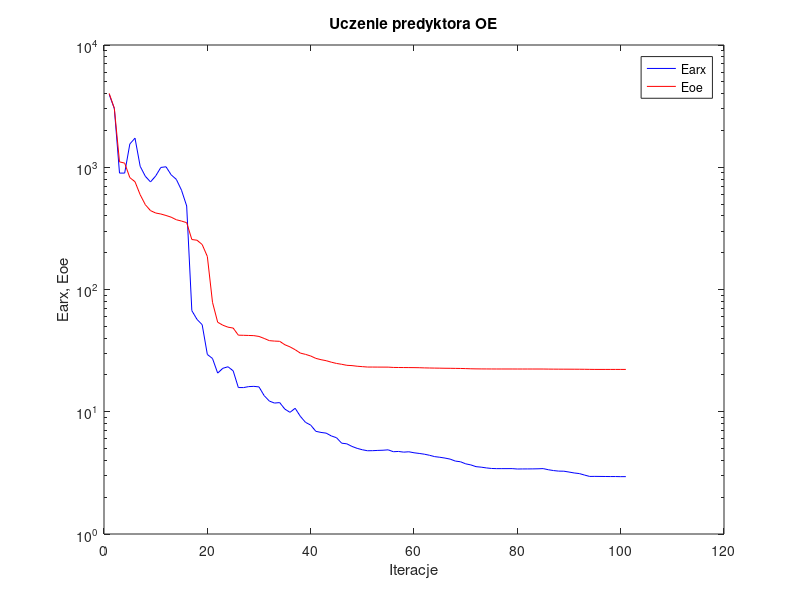
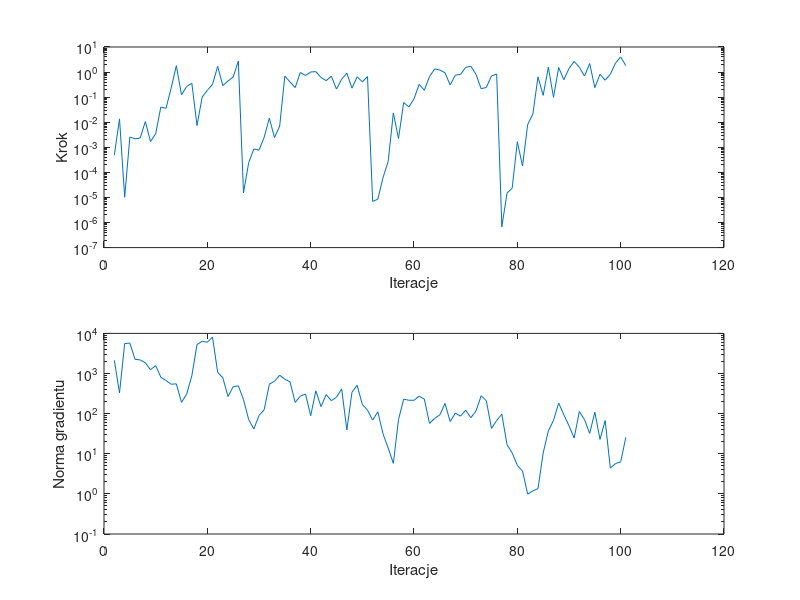

Recreate these plots in MATLAB, in order.
%uczenie predyktora oe
clear all;
n=0; farx(n+1)=3.945274e+003; foe(n+1)=4.017336e+003; wspucz(n+1)=0.000000e+000; ng(n+1)=0.000000e+000;
%odnowa zmiennej metryki
n=1; farx(n+1)=3.021358e+003; foe(n+1)=3.035369e+003; krok(n+1)=4.921872e-004; ng(n+1)=2.131068e+003;
n=2; farx(n+1)=8.959238e+002; foe(n+1)=1.106823e+003; krok(n+1)=1.360047e-002; ng(n+1)=3.280323e+002;
n=3; farx(n+1)=8.959231e+002; foe(n+1)=1.081121e+003; krok(n+1)=1.013046e-005; ng(n+1)=5.577040e+003;
n=4; farx(n+1)=1.550383e+003; foe(n+1)=8.225524e+002; krok(n+1)=2.569527e-003; ng(n+1)=5.729882e+003;
n=5; farx(n+1)=1.730188e+003; foe(n+1)=7.613775e+002; krok(n+1)=2.156451e-003; ng(n+1)=2.260987e+003;
n=6; farx(n+1)=1.018456e+003; foe(n+1)=5.961779e+002; krok(n+1)=2.339183e-003; ng(n+1)=2.185306e+003;
n=7; farx(n+1)=8.432528e+002; foe(n+1)=4.937415e+002; krok(n+1)=1.061033e-002; ng(n+1)=1.848201e+003;
n=8; farx(n+1)=7.585026e+002; foe(n+1)=4.419079e+002; krok(n+1)=1.700059e-003; ng(n+1)=1.238988e+003;
n=9; farx(n+1)=8.484485e+002; foe(n+1)=4.224404e+002; krok(n+1)=3.470726e-003; ng(n+1)=1.579222e+003;
n=10; farx(n+1)=9.961713e+002; foe(n+1)=4.145312e+002; krok(n+1)=4.030924e-002; ng(n+1)=8.065700e+002;
n=11; farx(n+1)=1.009366e+003; foe(n+1)=4.032095e+002; krok(n+1)=3.585583e-002; ng(n+1)=6.702348e+002;
n=12; farx(n+1)=8.670421e+002; foe(n+1)=3.904554e+002; krok(n+1)=2.301315e-001; ng(n+1)=5.397065e+002;
n=13; farx(n+1)=7.957350e+002; foe(n+1)=3.720157e+002; krok(n+1)=1.800219e+000; ng(n+1)=5.532548e+002;
n=14; farx(n+1)=6.491749e+002; foe(n+1)=3.629179e+002; krok(n+1)=1.232694e-001; ng(n+1)=1.907585e+002;
n=15; farx(n+1)=4.822655e+002; foe(n+1)=3.521429e+002; krok(n+1)=2.656312e-001; ng(n+1)=3.102642e+002;
n=16; farx(n+1)=6.716489e+001; foe(n+1)=2.563847e+002; krok(n+1)=3.589327e-001; ng(n+1)=8.794379e+002;
n=17; farx(n+1)=5.697094e+001; foe(n+1)=2.529838e+002; krok(n+1)=7.366454e-003; ng(n+1)=5.243221e+003;
n=18; farx(n+1)=5.153954e+001; foe(n+1)=2.333905e+002; krok(n+1)=1.008497e-001; ng(n+1)=6.383807e+003;
n=19; farx(n+1)=2.942938e+001; foe(n+1)=1.863471e+002; krok(n+1)=1.865458e-001; ng(n+1)=6.014654e+003;
n=20; farx(n+1)=2.726230e+001; foe(n+1)=7.857406e+001; krok(n+1)=3.240219e-001; ng(n+1)=8.102731e+003;
n=21; farx(n+1)=2.070946e+001; foe(n+1)=5.399953e+001; krok(n+1)=1.682643e+000; ng(n+1)=1.064038e+003;
n=22; farx(n+1)=2.266841e+001; foe(n+1)=5.104342e+001; krok(n+1)=2.883317e-001; ng(n+1)=7.849277e+002;
n=23; farx(n+1)=2.334089e+001; foe(n+1)=4.919140e+001; krok(n+1)=4.406235e-001; ng(n+1)=2.662403e+002;
n=24; farx(n+1)=2.161112e+001; foe(n+1)=4.837967e+001; krok(n+1)=6.338619e-001; ng(n+1)=4.691081e+002;
n=25; farx(n+1)=1.577728e+001; foe(n+1)=4.231079e+001; krok(n+1)=2.737327e+000; ng(n+1)=4.922984e+002;
%odnowa zmiennej metryki
n=26; farx(n+1)=1.576469e+001; foe(n+1)=4.220798e+001; krok(n+1)=1.511881e-005; ng(n+1)=2.233105e+002;
n=27; farx(n+1)=1.605676e+001; foe(n+1)=4.208485e+001; krok(n+1)=2.425061e-004; ng(n+1)=7.104615e+001;
n=28; farx(n+1)=1.613494e+001; foe(n+1)=4.193997e+001; krok(n+1)=8.567570e-004; ng(n+1)=4.146308e+001;
n=29; farx(n+1)=1.596669e+001; foe(n+1)=4.130641e+001; krok(n+1)=7.663457e-004; ng(n+1)=8.997242e+001;
n=30; farx(n+1)=1.354716e+001; foe(n+1)=3.978875e+001; krok(n+1)=2.500228e-003; ng(n+1)=1.252133e+002;
n=31; farx(n+1)=1.222841e+001; foe(n+1)=3.816649e+001; krok(n+1)=1.448480e-002; ng(n+1)=5.409638e+002;
n=32; farx(n+1)=1.177975e+001; foe(n+1)=3.784813e+001; krok(n+1)=2.439824e-003; ng(n+1)=6.428058e+002;
n=33; farx(n+1)=1.188460e+001; foe(n+1)=3.769444e+001; krok(n+1)=6.971205e-003; ng(n+1)=9.087879e+002;
n=34; farx(n+1)=1.051244e+001; foe(n+1)=3.533527e+001; krok(n+1)=6.930078e-001; ng(n+1)=7.202040e+002;
n=35; farx(n+1)=9.889379e+000; foe(n+1)=3.393875e+001; krok(n+1)=4.041502e-001; ng(n+1)=6.227048e+002;
n=36; farx(n+1)=1.067761e+001; foe(n+1)=3.217544e+001; krok(n+1)=2.401907e-001; ng(n+1)=1.897431e+002;
n=37; farx(n+1)=9.175474e+000; foe(n+1)=3.018471e+001; krok(n+1)=9.634903e-001; ng(n+1)=2.737656e+002;
n=38; farx(n+1)=8.189878e+000; foe(n+1)=2.947427e+001; krok(n+1)=7.271671e-001; ng(n+1)=3.086266e+002;
n=39; farx(n+1)=7.782183e+000; foe(n+1)=2.858831e+001; krok(n+1)=1.006076e+000; ng(n+1)=8.865113e+001;
n=40; farx(n+1)=6.918387e+000; foe(n+1)=2.733260e+001; krok(n+1)=1.040723e+000; ng(n+1)=3.705930e+002;
n=41; farx(n+1)=6.774413e+000; foe(n+1)=2.666452e+001; krok(n+1)=6.065168e-001; ng(n+1)=1.498160e+002;
n=42; farx(n+1)=6.685258e+000; foe(n+1)=2.616402e+001; krok(n+1)=4.536903e-001; ng(n+1)=2.981875e+002;
n=43; farx(n+1)=6.340509e+000; foe(n+1)=2.543079e+001; krok(n+1)=6.871474e-001; ng(n+1)=2.105712e+002;
n=44; farx(n+1)=6.133368e+000; foe(n+1)=2.484296e+001; krok(n+1)=2.094296e-001; ng(n+1)=2.560954e+002;
n=45; farx(n+1)=5.532573e+000; foe(n+1)=2.444948e+001; krok(n+1)=5.191100e-001; ng(n+1)=4.144597e+002;
n=46; farx(n+1)=5.466108e+000; foe(n+1)=2.398209e+001; krok(n+1)=9.073805e-001; ng(n+1)=3.910998e+001;
n=47; farx(n+1)=5.203899e+000; foe(n+1)=2.385109e+001; krok(n+1)=2.277746e-001; ng(n+1)=3.446551e+002;
n=48; farx(n+1)=5.017582e+000; foe(n+1)=2.356893e+001; krok(n+1)=6.477968e-001; ng(n+1)=5.080161e+002;
n=49; farx(n+1)=4.888078e+000; foe(n+1)=2.339248e+001; krok(n+1)=4.081488e-001; ng(n+1)=1.688924e+002;
n=50; farx(n+1)=4.797359e+000; foe(n+1)=2.321422e+001; krok(n+1)=6.614848e-001; ng(n+1)=1.222311e+002;
%odnowa zmiennej metryki
n=51; farx(n+1)=4.804184e+000; foe(n+1)=2.320837e+001; krok(n+1)=6.921689e-006; ng(n+1)=6.899555e+001;
n=52; farx(n+1)=4.828593e+000; foe(n+1)=2.319161e+001; krok(n+1)=8.600086e-006; ng(n+1)=1.110887e+002;
n=53; farx(n+1)=4.844611e+000; foe(n+1)=2.318317e+001; krok(n+1)=6.158863e-005; ng(n+1)=3.144007e+001;
n=54; farx(n+1)=4.881228e+000; foe(n+1)=2.317444e+001; krok(n+1)=2.720095e-004; ng(n+1)=1.394414e+001;
n=55; farx(n+1)=4.710316e+000; foe(n+1)=2.304167e+001; krok(n+1)=2.355148e-002; ng(n+1)=5.766208e+000;
n=56; farx(n+1)=4.734891e+000; foe(n+1)=2.301203e+001; krok(n+1)=2.257520e-003; ng(n+1)=7.091773e+001;
n=57; farx(n+1)=4.673599e+000; foe(n+1)=2.299330e+001; krok(n+1)=6.074057e-002; ng(n+1)=2.295989e+002;
n=58; farx(n+1)=4.705496e+000; foe(n+1)=2.297771e+001; krok(n+1)=4.076532e-002; ng(n+1)=2.155719e+002;
n=59; farx(n+1)=4.618591e+000; foe(n+1)=2.295802e+001; krok(n+1)=8.512166e-002; ng(n+1)=2.153725e+002;
n=60; farx(n+1)=4.561529e+000; foe(n+1)=2.292434e+001; krok(n+1)=3.240219e-001; ng(n+1)=2.720655e+002;
n=61; farx(n+1)=4.496374e+000; foe(n+1)=2.284645e+001; krok(n+1)=1.884118e-001; ng(n+1)=2.303613e+002;
n=62; farx(n+1)=4.405772e+000; foe(n+1)=2.280048e+001; krok(n+1)=6.622313e-001; ng(n+1)=5.712132e+001;
n=63; farx(n+1)=4.295281e+000; foe(n+1)=2.276011e+001; krok(n+1)=1.330664e+000; ng(n+1)=7.620605e+001;
n=64; farx(n+1)=4.243262e+000; foe(n+1)=2.272838e+001; krok(n+1)=1.213034e+000; ng(n+1)=9.309282e+001;
n=65; farx(n+1)=4.179194e+000; foe(n+1)=2.268821e+001; krok(n+1)=9.372047e-001; ng(n+1)=1.795311e+002;
n=66; farx(n+1)=4.097531e+000; foe(n+1)=2.266965e+001; krok(n+1)=3.053565e-001; ng(n+1)=6.357165e+001;
n=67; farx(n+1)=3.949822e+000; foe(n+1)=2.263299e+001; krok(n+1)=7.541830e-001; ng(n+1)=1.030700e+002;
n=68; farx(n+1)=3.898363e+000; foe(n+1)=2.260313e+001; krok(n+1)=8.055989e-001; ng(n+1)=8.666861e+001;
n=69; farx(n+1)=3.749950e+000; foe(n+1)=2.254249e+001; krok(n+1)=1.527605e+000; ng(n+1)=1.216363e+002;
n=70; farx(n+1)=3.674540e+000; foe(n+1)=2.246849e+001; krok(n+1)=1.707324e+000; ng(n+1)=7.918633e+001;
n=71; farx(n+1)=3.555830e+000; foe(n+1)=2.242825e+001; krok(n+1)=8.067975e-001; ng(n+1)=1.170364e+002;
n=72; farx(n+1)=3.522255e+000; foe(n+1)=2.240743e+001; krok(n+1)=2.158836e-001; ng(n+1)=2.792354e+002;
n=73; farx(n+1)=3.472517e+000; foe(n+1)=2.239626e+001; krok(n+1)=2.442288e-001; ng(n+1)=2.086503e+002;
n=74; farx(n+1)=3.436716e+000; foe(n+1)=2.238444e+001; krok(n+1)=7.021280e-001; ng(n+1)=4.283520e+001;
n=75; farx(n+1)=3.425084e+000; foe(n+1)=2.237768e+001; krok(n+1)=8.340965e-001; ng(n+1)=6.747945e+001;
%odnowa zmiennej metryki
n=76; farx(n+1)=3.425456e+000; foe(n+1)=2.237674e+001; krok(n+1)=6.711937e-007; ng(n+1)=9.653938e+001;
n=77; farx(n+1)=3.425397e+000; foe(n+1)=2.237606e+001; krok(n+1)=1.486240e-005; ng(n+1)=1.692071e+001;
n=78; farx(n+1)=3.427424e+000; foe(n+1)=2.237568e+001; krok(n+1)=2.342760e-005; ng(n+1)=1.049409e+001;
n=79; farx(n+1)=3.401395e+000; foe(n+1)=2.236815e+001; krok(n+1)=1.667309e-003; ng(n+1)=5.116155e+000;
n=80; farx(n+1)=3.406026e+000; foe(n+1)=2.236748e+001; krok(n+1)=1.784968e-004; ng(n+1)=3.713345e+000;
n=81; farx(n+1)=3.407006e+000; foe(n+1)=2.236699e+001; krok(n+1)=8.017859e-003; ng(n+1)=9.876883e-001;
n=82; farx(n+1)=3.409524e+000; foe(n+1)=2.236686e+001; krok(n+1)=2.107682e-002; ng(n+1)=1.185674e+000;
n=83; farx(n+1)=3.415562e+000; foe(n+1)=2.236495e+001; krok(n+1)=6.404647e-001; ng(n+1)=1.361212e+000;
n=84; farx(n+1)=3.427770e+000; foe(n+1)=2.236160e+001; krok(n+1)=1.178633e-001; ng(n+1)=1.046439e+001;
n=85; farx(n+1)=3.355252e+000; foe(n+1)=2.233206e+001; krok(n+1)=1.561580e+000; ng(n+1)=3.700793e+001;
n=86; farx(n+1)=3.303579e+000; foe(n+1)=2.231717e+001; krok(n+1)=9.809225e-002; ng(n+1)=6.797044e+001;
n=87; farx(n+1)=3.269012e+000; foe(n+1)=2.230513e+001; krok(n+1)=1.522431e+000; ng(n+1)=1.836234e+002;
n=88; farx(n+1)=3.264296e+000; foe(n+1)=2.230049e+001; krok(n+1)=4.954132e-001; ng(n+1)=9.351210e+001;
n=89; farx(n+1)=3.212384e+000; foe(n+1)=2.229435e+001; krok(n+1)=1.390988e+000; ng(n+1)=4.987426e+001;
n=90; farx(n+1)=3.157513e+000; foe(n+1)=2.228578e+001; krok(n+1)=2.669779e+000; ng(n+1)=2.464732e+001;
n=91; farx(n+1)=3.121466e+000; foe(n+1)=2.227372e+001; krok(n+1)=1.541916e+000; ng(n+1)=1.130611e+002;
n=92; farx(n+1)=3.035231e+000; foe(n+1)=2.225630e+001; krok(n+1)=6.954939e-001; ng(n+1)=7.075537e+001;
n=93; farx(n+1)=2.957499e+000; foe(n+1)=2.222257e+001; krok(n+1)=2.184510e+000; ng(n+1)=3.209438e+001;
n=94; farx(n+1)=2.960474e+000; foe(n+1)=2.220003e+001; krok(n+1)=2.393567e-001; ng(n+1)=1.084281e+002;
n=95; farx(n+1)=2.957394e+000; foe(n+1)=2.219656e+001; krok(n+1)=8.166569e-001; ng(n+1)=2.283298e+001;
n=96; farx(n+1)=2.954272e+000; foe(n+1)=2.219599e+001; krok(n+1)=4.726961e-001; ng(n+1)=6.733788e+001;
n=97; farx(n+1)=2.950675e+000; foe(n+1)=2.219574e+001; krok(n+1)=8.224396e-001; ng(n+1)=4.392180e+000;
n=98; farx(n+1)=2.951426e+000; foe(n+1)=2.219560e+001; krok(n+1)=2.285898e+000; ng(n+1)=5.705855e+000;
n=99; farx(n+1)=2.945332e+000; foe(n+1)=2.219507e+001; krok(n+1)=4.024497e+000; ng(n+1)=6.285867e+000;
n=100; farx(n+1)=2.946546e+000; foe(n+1)=2.219440e+001; krok(n+1)=1.800219e+000; ng(n+1)=2.566896e+001;

figure; semilogy(farx,'b'); hold on; semilogy(foe,'r'); xlabel('Iteracje'); ylabel('Earx, Eoe'); legend('Earx','Eoe'); title('Uczenie predyktora OE');
figure; subplot(2,1,1); semilogy(krok); xlabel('Iteracje'); ylabel('Krok');
subplot(2,1,2); semilogy(ng); xlabel('Iteracje'); ylabel('Norma gradientu');
Earx=farx(n+1)
Eoe=foe(n+1)
